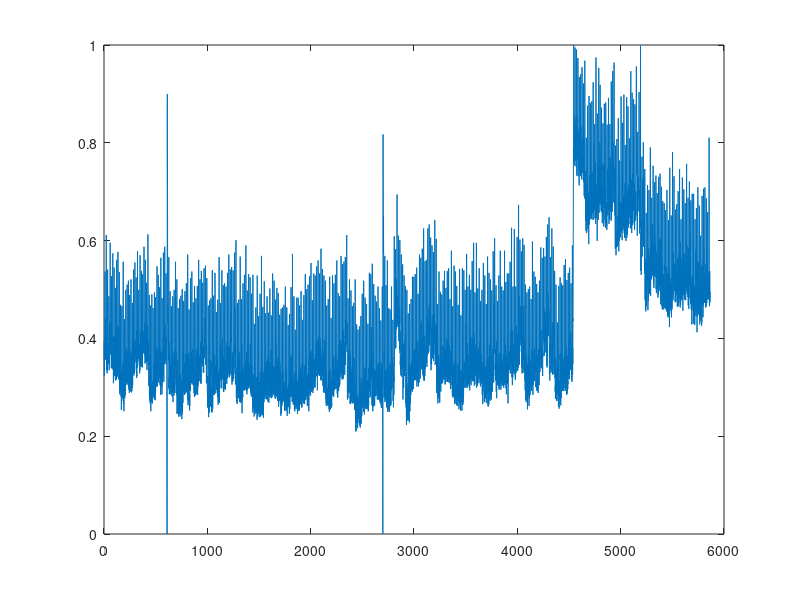
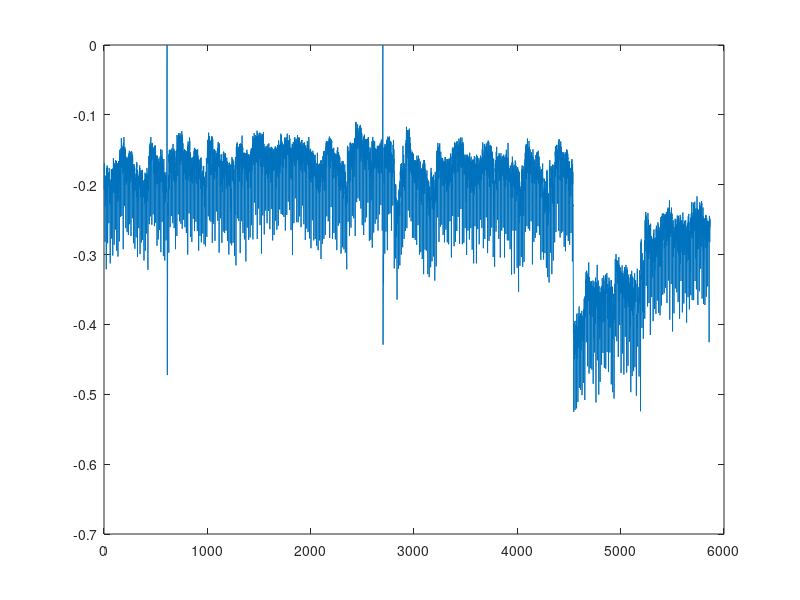
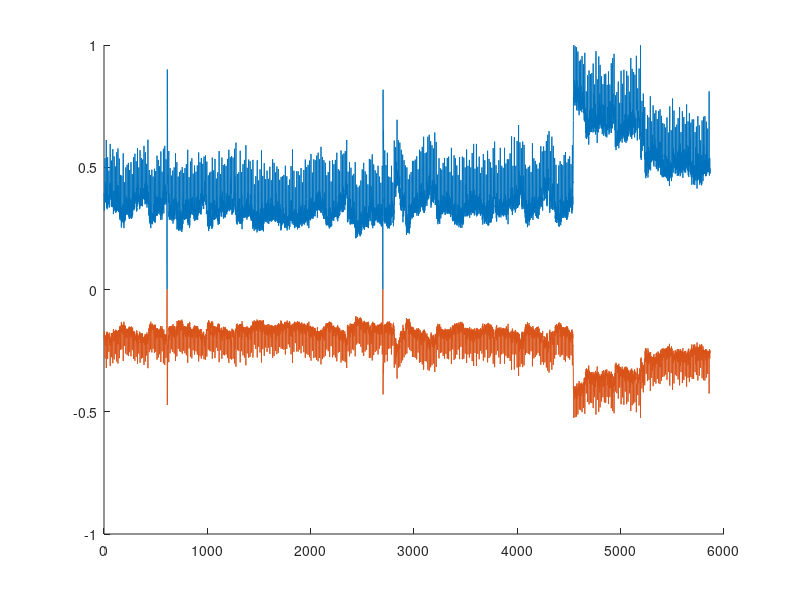

The MATLAB script that drew these images, in order:

    % Archivo de script para graficar en MATLAB

    % Cargar datos desde el archivo
    datos = load('datos_mat.txt');

    % Separar datos_x y datos_y
    datos_x = datos(:, 1);
    datos_y = datos(:, 2);

    %Graficar
    figure;
    plot(datos_x);
    figure;
    plot(datos_y);
    figure;
    hold on;
    plot(datos_x);
    plot(datos_y);



    